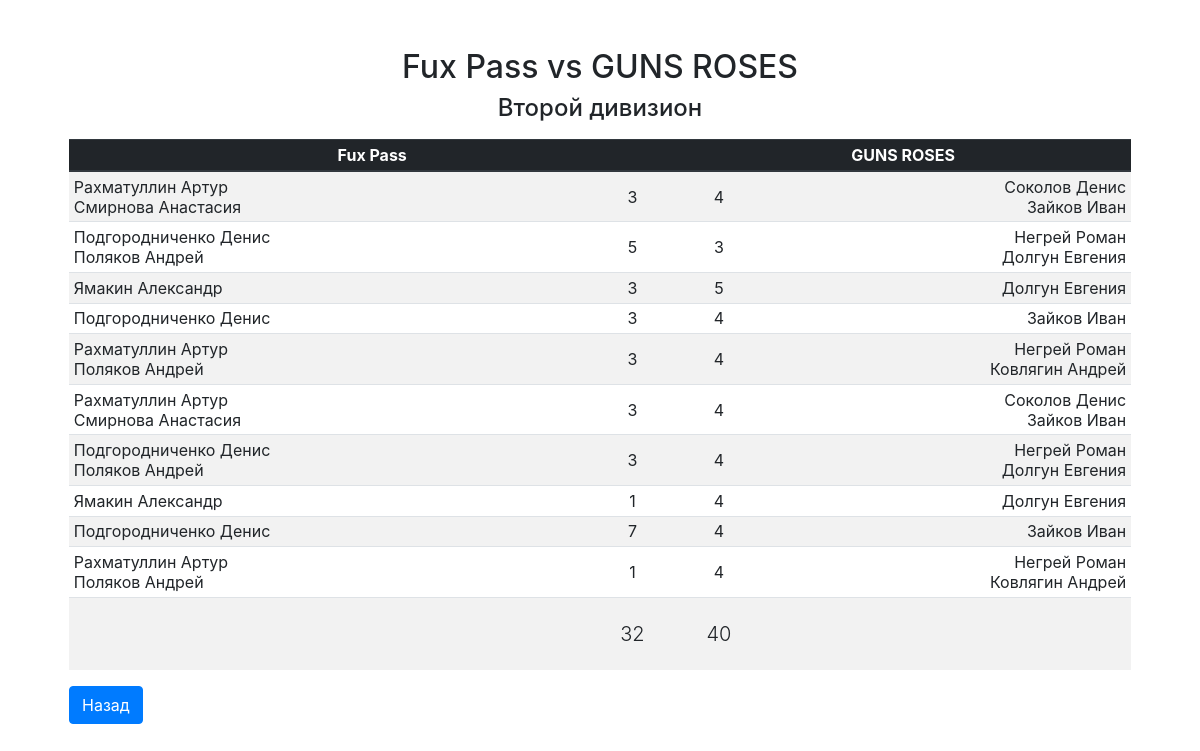
The page /match.php?id=164 on the database its author committed.
### tables this page shows
CREATE TABLE tournaments (tournament_id integer primary key autoincrement, tournament_name text, tournament_rounds integer, tournament_description text, tournament_type references systems(system_id));

CREATE TABLE games (game_id integer primary key, match_id references matches(match_id), player_id11 references players(player_id), player_id12 references players(player_id), player_id21 references players(player_id), player_id22 references players(player_id), score1 integer, score2 integer);

CREATE TABLE players (player_id integer primary key autoincrement, first_name text, second_name text);

CREATE TABLE matches (match_id integer primary key autoincrement, season_id references seasons(season_id), tournament_id references tournaments(tournament_id), team_id1 references teams(team_id), team_id2 references teams(team_id), sets_won1 integer, sets_won2 integer, points_1 integer, points_2 integer);

### inc/functions.php (called while the page is built, shortened)
<?php
function find_player_name_by_id($player_id, $players_query) {
	foreach ($players_query as $player)
		if ($player['id'] == $player_id)
			return ($player['second_name'] . " " . $player['first_name']);
	return ("Т");
}

### match.php (the view, shortened to what this page needs)
<?php
	require_once __DIR__ . "/inc/bootstrap.php";
	require_once __DIR__ . "/inc/layout/head.php";
	$match_id = isset($_GET['id']) ? $_GET['id'] : NULL;
	if ($match_id) {
		$sth = $db->prepare("select
				m.match_id as match_id,
				m.season_id as season_id,
				m.tournament_id as tournament_id,
				ht.team_name_long as home_team,
				at.team_name_long as away_team,
				m.sets_won1 as home_score,
				m.sets_won2 as away_score
				from matches as m
				inner join teams as ht on ht.team_id = m.team_id1
				inner join teams as at on at.team_id = m.team_id2
				where match_id = ?");
		$sth->execute(array($match_id));
		$match = $sth->fetch();
		$sth = $db->prepare("select * from games where match_id = :id");
		$sth->bindValue(":id", $match_id, PDO::PARAM_INT);
		$sth->execute();
		$games = $sth->fetchAll();
		$sth = $db->prepare("select id, first_name, second_name from rosters inner join players on rosters.player_id = players.player_id");
		$sth->execute();
		$players = $sth->fetchAll();
		$sth = $db->prepare("select tournament_description as name from tournaments where tournament_id = :id");
		$sth->bindValue(":id", $match['tournament_id'], PDO::PARAM_INT);
		$sth->execute();
		$tournament_name = $sth->fetch()["name"];
	}
?>
<body class="pt-5">
<main role="main" class="container">
  	<div class="starter-template pt-0">
  		<?php if (!$match_id || !sizeof($games)): ?>
	    	<h2>Матч не найден</h2>
  			<p>К сожалению, матч не найден. Пожалуйста, вернитесь на главную страницу.</p>
  		<?php else: ?>
    	<h2><?php echo $match['home_team'] . " vs " . $match['away_team']; ?></h2>
    	<h4><?php echo $tournament_name ?></h4>
    	<table class="table table-striped table-sm mt-3" id="match">
    		<thead class="thead-dark">
    			<th colspan="2"><?php echo $match['home_team'] ?></th>
    			<th colspan="2"><?php echo $match['away_team']; ?></th>
    		</thead>
    		<tbody>
    			<?php if (sizeof($games) == 12): ?>
    				<?php for ($i = 0; $i < 12; $i += 2): ?>
    					<tr>
					   		<td class="text-left">
					   			<?php
					   				echo find_player_name_by_id($games[$i]['player_id11'], $players);
					   				if ($games[$i]['player_id12'])
					   					echo "<br>" . find_player_name_by_id($games[$i]['player_id12'], $players);
				   				?>
				   			</td>
					   		<td>
					   			<?php echo "<p class='mb-1'>" . $games[$i]['score1'] . "</p>"; ?>
					   			<?php echo "<p class='m-0'>" . $games[$i + 1]['score1'] . "</p>"; ?>
					   		</td>
					   		<td>
					   			<?php echo "<p class='mb-1'>" . $games[$i]['score2'] . "</p>"; ?>
					   			<?php echo "<p class='m-0'>" . $games[$i + 1]['score2'] . "</p>"; ?>
					   		</td>
					   		<td class="text-right">
					   			<?php
					   				echo find_player_name_by_id($games[$i]['player_id21'], $players);
					   				if ($games[$i]['player_id22'])
					   					echo "<br>" . find_player_name_by_id($games[$i]['player_id22'], $players);
				   				?>
					   		</td>
    					</tr>
    				<?php endfor; ?>
    			<?php elseif (sizeof($games)): ?>
    				<?php foreach ($games as $game): ?>
    					<tr>
					   		<td class="text-left">
					   			<?php
					   				echo find_player_name_by_id($game['player_id11'], $players);
					   				if ($game['player_id12'])
					   					echo "<br>" . find_player_name_by_id($game['player_id12'], $players);
				   				?>
				   			</td>
					   		<td>
					   			<?php echo $game['score1']; ?>
					   		</td>
					   		<td>
					   			<?php echo $game['score2']; ?>
					   		</td>
					   		<td class="text-right">
					   			<?php
					   				echo find_player_name_by_id($game['player_id21'], $players);
					   				if ($game['player_id22'])
					   					echo "<br>" . find_player_name_by_id($game['player_id22'], $players);
				   				?>
					   		</td>
    					</tr>
    				<?php endforeach; ?>
    			<?php endif; ?>
			   	<tr>
			   		<td></td>
			   		<td class="py-4">
						<output id="t1score" class="lead"><?php echo $match['home_score']; ?></output>
					</td>
			   		<td class="py-4">
			   			<output id="t2score" class="lead"><?php echo $match['away_score']; ?></output>
			   		</td>
			   		<td></td>
			   	</tr>
    		</tbody>
    	</table>
	    <?php endif; ?>
    	<div class="text-left">
			<a href="/" class="btn btn-primary">Назад</a>
		</div>
  	</div>
</main>
</body>
</html>

### inc/css/custom.css (style rules this page uses)
body { padding-top: 0; }
.starter-template { position: relative; padding: 3rem 1.5rem; text-align: center; }
.table td, .table th { text-align: center; vertical-align: middle; font-size: 12px; }
@media (min-width: 576px) { .table td, .table th { font-size: 1rem; } }

### rows shown on the page
tournaments: tournament_description "Второй дивизион"
games: player_id11.first_name "Рахматуллин Артур", player_id12.first_name "Смирнова Анастасия", score1 "3", score2 "4", player_id21.first_name "Соколов Денис", player_id22.first_name "Зайков Иван"
games: player_id11.first_name "Подгородниченко Денис", player_id12.first_name "Поляков Андрей", score1 "5", score2 "3", player_id21.first_name "Негрей Роман", player_id22.first_name "Долгун Евгения"
games: player_id11.first_name "Ямакин Александр", score1 "3", score2 "5", player_id21.first_name "Долгун Евгения"
games: player_id11.first_name "Подгородниченко Денис", score1 "3", score2 "4", player_id21.first_name "Зайков Иван"
games: player_id11.first_name "Рахматуллин Артур", player_id12.first_name "Поляков Андрей", score1 "3", score2 "4", player_id21.first_name "Негрей Роман", player_id22.first_name "Ковлягин Андрей"
games: player_id11.first_name "Рахматуллин Артур", player_id12.first_name "Смирнова Анастасия", score1 "3", score2 "4", player_id21.first_name "Соколов Денис", player_id22.first_name "Зайков Иван"
games: player_id11.first_name "Подгородниченко Денис", player_id12.first_name "Поляков Андрей", score1 "3", score2 "4", player_id21.first_name "Негрей Роман", player_id22.first_name "Долгун Евгения"
games: player_id11.first_name "Ямакин Александр", score1 "1", score2 "4", player_id21.first_name "Долгун Евгения"
games: player_id11.first_name "Подгородниченко Денис", score1 "7", score2 "4", player_id21.first_name "Зайков Иван"
games: player_id11.first_name "Рахматуллин Артур", player_id12.first_name "Поляков Андрей", score1 "1", score2 "4", player_id21.first_name "Негрей Роман", player_id22.first_name "Ковлягин Андрей"
matches: sets_won1 "32", sets_won2 "40"

### other values the page prints
$match['home_team'] "Fux Pass"
$match['away_team'] "GUNS ROSES"
